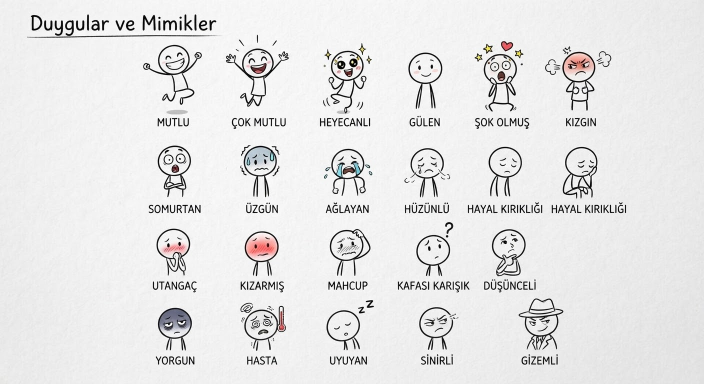
#> input picture assets/duygular.png, 1408 x 768 px (shown at 1/2 size)
$ python slice-emotions.py
#> lines starting #> are read from the running program, lines starting #| are printed output that depends on the picture
#!/usr/bin/env python3
"""assets/duygular.png -> assets/emotions/<duygu>.png (şeffaf arka planlı).

Her hücre elle ölçülmüş bir kutudan kırpılır (etiket yazısı hariç). Kağıt
arka planı, kırpıntının kenarından mürekkebe değmeden ulaşılabilen bölgedir;
o bölge "beyaza karşı renk-alfa" ile şeffaflaştırılır (kenar yumuşaklığı
korunur). Kontur içindeki beyaz dolgu (kafa, gövde) opak kalır.

    python3 tools/slice-emotions.py   # gerekli: pillow, numpy, scipy
"""
import os
import numpy as np
from PIL import Image
from scipy import ndimage

ROOT = os.path.dirname(os.path.dirname(os.path.abspath(__file__)))
SRC = os.path.join(ROOT, "assets", "duygular.png")
OUT = os.path.join(ROOT, "assets", "emotions")

# (dosya adı, x0, x1) — satırların y aralıkları etiket yazılarını dışarıda bırakır
# (dikeyde dolgu yok; yatayda PAD kadar pay bırakılır).
ROWS = [
    ((78, 232), [("mutlu", 286, 404), ("cok-mutlu", 452, 578), ("heyecanli", 646, 744),
                 ("gulen", 817, 885), ("sok-olmus", 949, 1047), ("kizgin", 1090, 1223)]),
    ((272, 401), [("somurtan", 315, 382), ("uzgun", 480, 559), ("aglayan", 648, 745),
                  ("huzunlu", 809, 900), ("hayal-kirikligi", 977, 1044),
                  ("hayal-kirikligi-2", 1125, 1195)]),
    ((432, 555), [("utangac", 313, 381), ("kizarmis", 489, 557), ("mahcup", 659, 741),
                  ("kafasi-karisik", 833, 907), ("dusunceli", 984, 1051)]),
    ((589, 705), [("yorgun", 316, 384), ("hasta", 481, 572), ("uyuyan", 653, 748),
                  ("sinirli", 838, 917), ("gizemli", 1037, 1127)]),
]
PAD = 6


def cut(img, x0, y0, x1, y1):
    a = np.asarray(img.crop((x0, y0, x1, y1)).convert("RGB")).astype(np.float32)
    # Kağıt rengini kenar piksellerinden kestir ve beyaza normalize et.
    border = np.concatenate([a[0], a[-1], a[:, 0], a[:, -1]])
    paper = np.median(border, axis=0)
    n = np.clip(a / paper * 255.0, 0, 255)

    lum = n.mean(2)
    sat = n.max(2) - n.min(2)
    ink = (lum < 200) | (sat > 40)
    # Kontur boşluklarını kapat ki dolgu dışarıya "sızmasın".
    sealed = ndimage.binary_closing(ink, structure=np.ones((3, 3)), iterations=2)
    lab, _ = ndimage.label(~sealed)
    edge = np.unique(np.concatenate([lab[0], lab[-1], lab[:, 0], lab[:, -1]]))
    bg = np.isin(lab, edge[edge > 0])
    # Arka plan maskesini kapatmanın yediği kenar piksellerini geri ver.
    bg |= ndimage.binary_dilation(bg, iterations=2) & ~ink

    # Beyaz arka plana karşı renk-alfa (GIMP "Color to Alpha" mantığı).
    alpha_bg = np.clip((255.0 - n).max(2) / 255.0, 0, 1)
    alpha_bg = np.clip((alpha_bg - 0.06) / 0.94, 0, 1)  # kağıt dokusunu sil
    alpha = np.where(bg, alpha_bg, 1.0)
    safe = np.maximum(alpha, 1e-3)[..., None]
    rgb = np.where(bg[..., None], 255.0 - (255.0 - n) / safe, n)
    rgba = np.dstack([np.clip(rgb, 0, 255), alpha * 255.0]).astype(np.uint8)
    out = Image.fromarray(rgba, "RGBA")
    return out.crop(out.getbbox())


def main():
    img = Image.open(SRC)
#> img is the input picture: PIL image 1408x768 RGB; mean R, G, B 230.1, 229.7, 229.7
    os.makedirs(OUT, exist_ok=True)
    for (y0, y1), cells in ROWS:
        for name, x0, x1 in cells:
            out = cut(img, x0 - PAD, y0, x1 + PAD, y1)
            out.save(os.path.join(OUT, name + ".png"))
            print(f"{name:20s} {out.size[0]}x{out.size[1]}")
#> this loop made 4 passes
#> pass 1, in cut, `a = np.asarray(img.crop((x0, y0, x1, y1)).convert("RGB")).astype(np.fl..`:
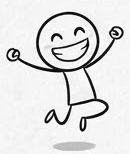
#> a: shape (154, 130, 3) float32; mean R, G, B 224.1, 224.1, 224.1
#> pass 1, in cut, `sat = n.max(2) - n.min(2)`:
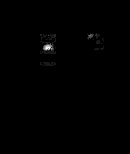
#> sat: shape (154, 130) float32; min 0, max 20.73, mean 0.1; drawn with min black and max white
#> after the loop:
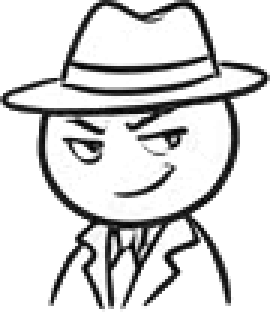
#> out: PIL image 90x104 RGBA (shown 3 times larger); mean R, G, B, A 174.9, 174.9, 174.9, 142.2; transparent parts drawn white


if __name__ == "__main__":
    main()
